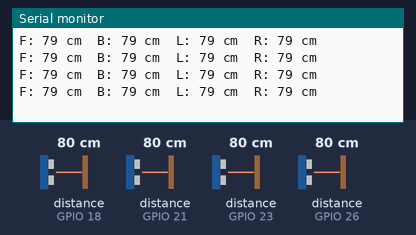
The sketch below on a simulated ESP32. Parts: the last lines printed to the serial monitor. Wiring (inferred from the names in the program): 4 × ultrasonic range finder: trigger GPIO 5, echo GPIO 18 / trigger GPIO 19, echo GPIO 21 / trigger GPIO 22, echo GPIO 23 / trigger GPIO 25, echo GPIO 26. The inputs (shaded band) are chosen by the test bench; at power-on: distance to the obstacle (sensors on GPIO 18, GPIO 21, GPIO 23, GPIO 26) 80 cm. The echo pulse lasts 58.3 µs per cm.

Above: at 1.2 s.
1.3 s: distance to the obstacle (sensor on GPIO 18) set to 2 cm
At 2.03 s:
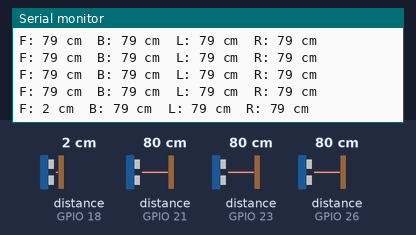
2.8 s: distance to the obstacle (sensor on GPIO 21) set to 2 cm
At 2.98 s:
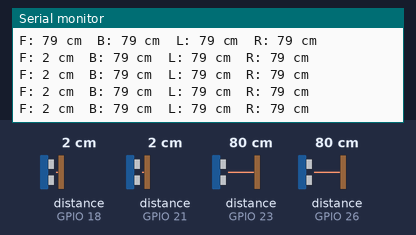
4.3 s: distance to the obstacle (sensor on GPIO 23) set to 2 cm
At 4.54 s:
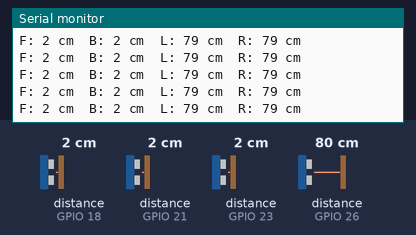
5.8 s: distance to the obstacle (sensor on GPIO 26) set to 2 cm
At 6.06 s:
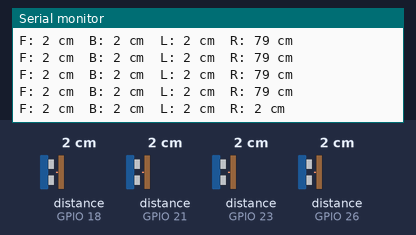
7.3 s: distance to the obstacle (sensor on GPIO 18) set to 4 cm
At 7.58 s:
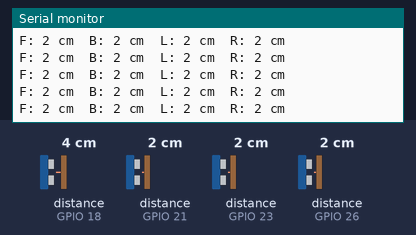
8.8 s: distance to the obstacle (sensor on GPIO 21) set to 4 cm
At 9.09 s:
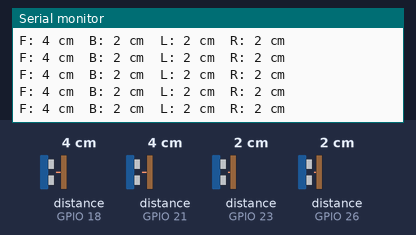
Timing chart, 0 to 11.3 s (numbered marks = the images above; inputs shaded):
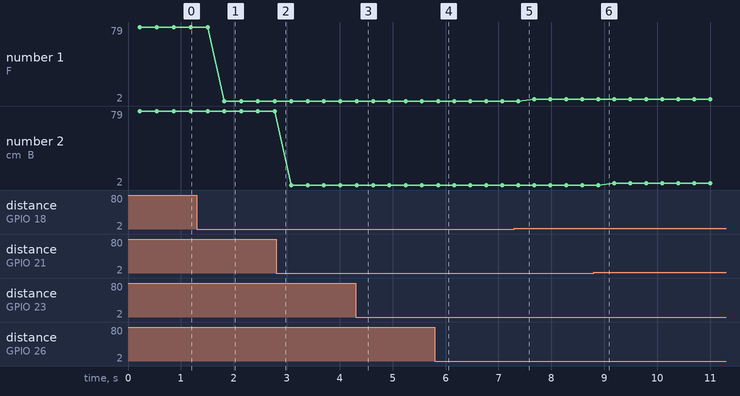

The sketch:

esp_ultrasonic_val_code.ino
```cpp
// ---- Pin Definitions ----
#define TRIG_F 5
#define ECHO_F 18
#define TRIG_B 19
#define ECHO_B 21
#define TRIG_L 22
#define ECHO_L 23
#define TRIG_R 25
#define ECHO_R 26

long readDistance(int trigPin, int echoPin) {
  digitalWrite(trigPin, LOW);
  delayMicroseconds(2);
  digitalWrite(trigPin, HIGH);
  delayMicroseconds(10);
  digitalWrite(trigPin, LOW);

  long duration = pulseIn(echoPin, HIGH, 30000); // 30ms timeout (~5m max range)
  if (duration == 0) return -1; // no echo received
  long distance = duration * 0.0343 / 2; // convert to cm
  return distance;
}

void setup() {
  Serial.begin(115200);

  pinMode(TRIG_F, OUTPUT); pinMode(ECHO_F, INPUT);
  pinMode(TRIG_B, OUTPUT); pinMode(ECHO_B, INPUT);
  pinMode(TRIG_L, OUTPUT); pinMode(ECHO_L, INPUT);
  pinMode(TRIG_R, OUTPUT); pinMode(ECHO_R, INPUT);
}

void loop() {
  long distF = readDistance(TRIG_F, ECHO_F);
  delay(50); // gap prevents cross-talk between sensors
  long distB = readDistance(TRIG_B, ECHO_B);
  delay(50);
  long distL = readDistance(TRIG_L, ECHO_L);
  delay(50);
  long distR = readDistance(TRIG_R, ECHO_R);
  delay(50);

  Serial.print("F: "); Serial.print(distF); Serial.print(" cm\t");
  Serial.print("B: "); Serial.print(distB); Serial.print(" cm\t");
  Serial.print("L: "); Serial.print(distL); Serial.print(" cm\t");
  Serial.print("R: "); Serial.print(distR); Serial.println(" cm");

  delay(100);
}
```

Measured:
- after the input at 1.3 s, the serial monitor: prints a new line after 0.52 s (image 1)
- after the input at 5.8 s, the serial monitor: prints a new line after 0.06 s (image 4)
- plotted number 1: 79 → 2 after the input at 1.3 s, 2 → 4 after the input at 7.3 s
